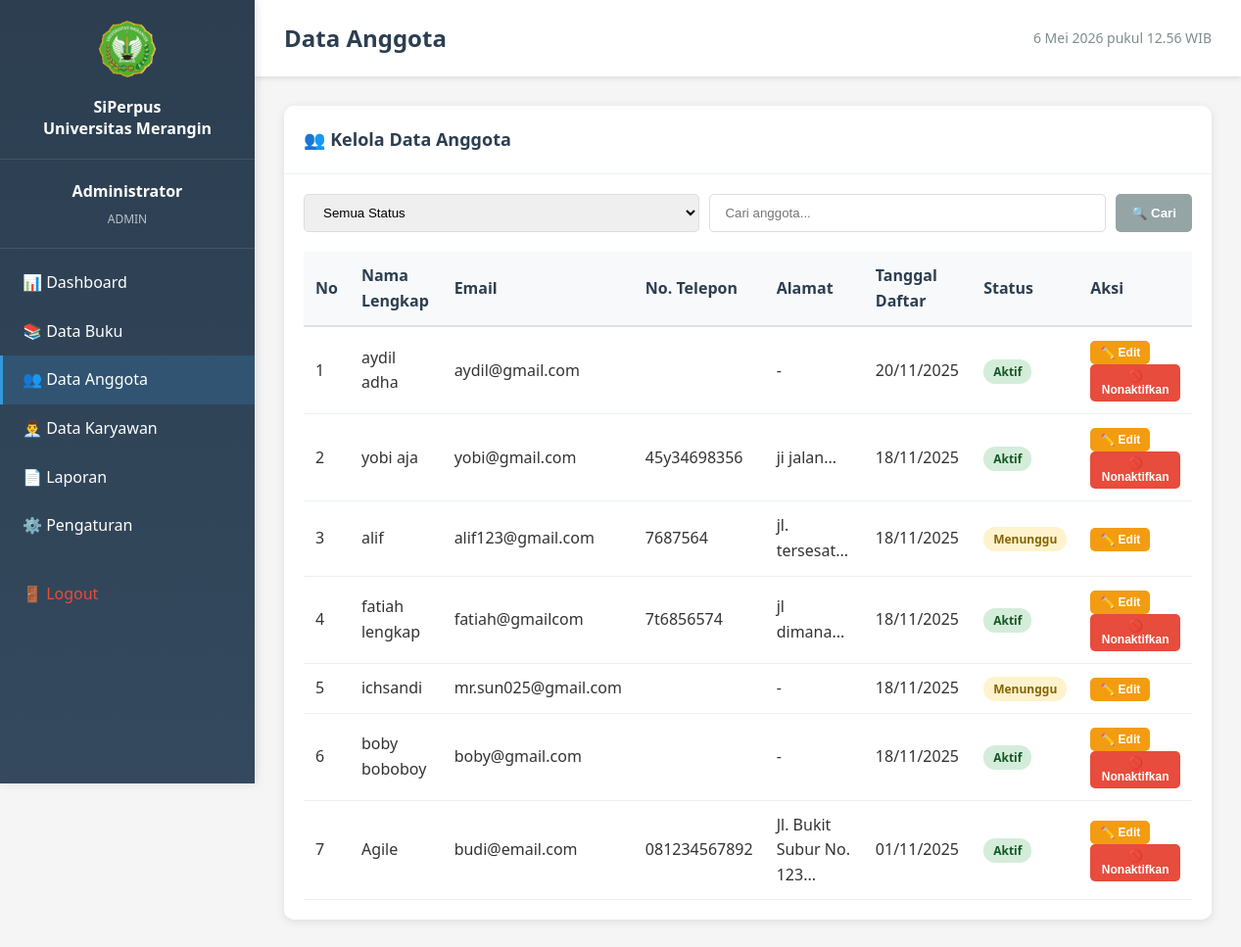
The page /admin/data-anggota.php (signed in) on the database its author committed.
### tables this page shows
CREATE TABLE `anggota` (
  `id_anggota` int(11) NOT NULL,
  `id_user` int(11) DEFAULT NULL,
  `nama_lengkap` varchar(100) NOT NULL,
  `email` varchar(100) NOT NULL,
  `no_telepon` varchar(15) DEFAULT NULL,
  `alamat` text DEFAULT NULL,
  `foto_identitas` varchar(255) DEFAULT NULL,
  `status_verifikasi` enum('menunggu','aktif','nonaktif') DEFAULT 'menunggu',
  `tanggal_daftar` date NOT NULL
);

### config/database.php (called while the page is built, shortened)
<?php
$conn = mysqli_connect(DB_HOST, DB_USER, DB_PASS, DB_NAME);
mysqli_set_charset($conn, "utf8");
function query($sql) {
    global $conn;
    $result = mysqli_query($conn, $sql);
    return $result;
}
?>

### admin/data-anggota.php (the view, shortened to what this page needs)
<?php
require_once '../config/database.php';
$page_title = 'Data Anggota';
$filter = isset($_GET['status']) ? escape($_GET['status']) : 'all';
$keyword = isset($_GET['keyword']) ? escape($_GET['keyword']) : '';
$where = "WHERE 1=1";
$anggota_list = query("SELECT a.*, u.username, u.status as user_status
                       FROM anggota a
                       LEFT JOIN users u ON a.id_user = u.id_user
                       $where
                       ORDER BY a.tanggal_daftar DESC");
include '../includes/header.php';
?>
<div class="card">
    <div class="card-header">
        <h3>👥 Kelola Data Anggota</h3>
    </div>
    <div class="card-body">
        <div class="filter-box">
            <form method="GET" action="" class="filter-form">
                <select name="status" onchange="this.form.submit()">
                    <option value="all" <?php echo $filter == 'all' ? 'selected' : ''; ?>>Semua Status</option>
                </select>
                <input type="text" name="keyword" placeholder="Cari anggota..." value="<?php echo $keyword; ?>">
                <button type="submit" class="btn btn-secondary">🔍 Cari</button>
            </form>
        </div>
        <table class="table">
            <thead>
                <tr>
                    <th>No</th>
                    <th>Nama Lengkap</th>
                    <th>Email</th>
                    <th>No. Telepon</th>
                    <th>Alamat</th>
                    <th>Tanggal Daftar</th>
                    <th>Status</th>
                    <th>Aksi</th>
                </tr>
            </thead>
            <tbody>
                <?php
                $no = 1;
                while($row = mysqli_fetch_assoc($anggota_list)):
                ?>
                <tr>
                    <td><?php echo $no++; ?></td>
                    <td><?php echo $row['nama_lengkap']; ?></td>
                    <td><?php echo $row['email']; ?></td>
                    <td><?php echo $row['no_telepon']; ?></td>
                    <td><?php echo $row['alamat'] ? mb_substr($row['alamat'], 0, 30) . '...' : '-'; ?></td>
                    <td><?php echo date('d/m/Y', strtotime($row['tanggal_daftar'])); ?></td>
                    <td>
                        <?php if ($row['status_verifikasi'] == 'aktif'): ?>
                            <span class="badge badge-success">Aktif</span>
                        <?php elseif ($row['status_verifikasi'] == 'menunggu'): ?>
                            <span class="badge badge-warning">Menunggu</span>
                        <?php else: ?>
                            <span class="badge badge-danger">Nonaktif</span>
                        <?php endif; ?>
                    </td>
                    <td>
                        <button class="btn btn-sm btn-warning" onclick='editAnggota(<?php echo json_encode($row); ?>)'>✏️ Edit</button>
                        <?php if ($row['status_verifikasi'] == 'aktif'): ?>
                            <button class="btn btn-sm btn-danger" onclick="nonaktifkanAnggota(<?php echo $row['id_anggota']; ?>, '<?php echo addslashes($row['nama_lengkap']); ?>')">🚫 Nonaktifkan</button>
                        <?php elseif ($row['status_verifikasi'] == 'nonaktif'): ?>
                            <button class="btn btn-sm btn-success" onclick="aktifkanAnggota(<?php echo $row['id_anggota']; ?>, '<?php echo addslashes($row['nama_lengkap']); ?>')">✅ Aktifkan</button>
                        <?php endif; ?>
                    </td>
                </tr>
                <?php endwhile; ?>
            </tbody>
        </table>
    </div>
</div>
<?php include '../includes/footer.php'; ?>

### includes/header.php (shortened to what this page needs)
<?php
require_once __DIR__ . '/../config/database.php';
?>
<!DOCTYPE html>
<html lang="id">
<head>
    <link rel="stylesheet" href="../assets/css/style.css">
    <link rel="stylesheet" href="../assets/css/dashboard.css">
</head>
<body>
    <div class="dashboard-container">
        <aside class="sidebar">
            <div class="sidebar-header">
                <img src="../assets/img/logo.png" alt="Logo" class="sidebar-logo" onerror="this.style.display='none'">
                <h3>SiPerpus<br>Universitas Merangin</h3>
            </div>
            <div class="user-info">
                <p class="user-name"><?php echo $_SESSION['nama_lengkap']; ?></p>
                <p class="user-role"><?php echo ucfirst($_SESSION['role']); ?></p>
            </div>
            <nav class="sidebar-nav">
                <?php if ($_SESSION['role'] == 'admin'): ?>
                    <a href="index.php" class="nav-link <?php echo basename($_SERVER['PHP_SELF']) == 'index.php' ? 'active' : ''; ?>">
                        📊 Dashboard
                    </a>
                    <a href="data-buku.php" class="nav-link <?php echo basename($_SERVER['PHP_SELF']) == 'data-buku.php' ? 'active' : ''; ?>">
                        📚 Data Buku
                    </a>
                    <a href="data-anggota.php" class="nav-link <?php echo basename($_SERVER['PHP_SELF']) == 'data-anggota.php' ? 'active' : ''; ?>">
                        👥 Data Anggota
                    </a>
                    <a href="data-karyawan.php" class="nav-link <?php echo basename($_SERVER['PHP_SELF']) == 'data-karyawan.php' ? 'active' : ''; ?>">
                        👨‍💼 Data Karyawan
                    </a>
                    <a href="laporan.php" class="nav-link <?php echo basename($_SERVER['PHP_SELF']) == 'laporan.php' ? 'active' : ''; ?>">
                        📄 Laporan
                    </a>
                    <a href="pengaturan.php" class="nav-link <?php echo basename($_SERVER['PHP_SELF']) == 'pengaturan.php' ? 'active' : ''; ?>">
                        ⚙️ Pengaturan
                    </a>
                <?php endif; ?>
                <a href="../auth/logout.php" class="nav-link logout">
                    🚪 Logout
                </a>
            </nav>
        </aside>
        <main class="main-content">
            <header class="content-header">
                <h1><?php echo isset($page_title) ? $page_title : 'Dashboard'; ?></h1>
                <div class="header-actions">
                    <span class="datetime"><?php echo date('d F Y, H:i'); ?> WIB</span>
                </div>
            </header>
            <div class="content-body">

### includes/footer.php (shortened to what this page needs)
            </div>
        </main>
    </div>
</body>
</html>

### assets/css/style.css (style rules this page uses)
* { margin: 0; padding: 0; box-sizing: border-box; }
body { font-family: "Segoe UI", Tahoma, Geneva, Verdana, sans-serif; line-height: 1.6; color: #333; background-color: #f5f5f5; }
.btn { padding: 12px 30px; text-decoration: none; border-radius: 5px; font-weight: 600; transition: all 0.3s; display: inline-block; }
.btn-secondary { background-color: transparent; color: white; border: 2px solid white; }

### assets/css/dashboard.css (style rules this page uses)
.dashboard-container { display: flex; min-height: 100vh; background-color: #f5f5f5; }
.sidebar { width: 260px; background: linear-gradient(180deg, #2c3e50 0%, #34495e 100%); color: white; position: fixed; height: 100vh; overflow-y: auto; box-shadow: 2px 0 10px rgba(0, 0, 0, 0.1); }
.sidebar-header { padding: 20px; text-align: center; border-bottom: 1px solid rgba(255, 255, 255, 0.1); }
.sidebar-logo { width: 60px; height: 60px; margin-bottom: 10px; }
.sidebar-header h3 { font-size: 16px; margin: 0; line-height: 1.4; }
.user-info { padding: 20px; text-align: center; border-bottom: 1px solid rgba(255, 255, 255, 0.1); }
.user-name { font-weight: 600; margin-bottom: 5px; }
.user-role { font-size: 12px; color: #bdc3c7; text-transform: uppercase; }
.sidebar-nav { padding: 10px 0; }
.nav-link { display: block; padding: 12px 20px; color: white; text-decoration: none; transition: all 0.3s; border-left: 3px solid transparent; }
.nav-link.active { background-color: rgba(52, 152, 219, 0.2); border-left-color: #3498db; }
.nav-link.logout { color: #e74c3c; margin-top: 20px; }
.main-content { flex: 1; margin-left: 260px; padding: 0; }
.content-header { background: white; padding: 20px 30px; box-shadow: 0 2px 5px rgba(0, 0, 0, 0.1); display: flex; justify-content: space-between; align-items: center; }
.content-header h1 { font-size: 24px; color: #2c3e50; margin: 0; }
.header-actions { display: flex; gap: 15px; align-items: center; }
.datetime { color: #7f8c8d; font-size: 14px; }
.content-body { padding: 30px; }
.card { background: white; border-radius: 10px; box-shadow: 0 2px 10px rgba(0, 0, 0, 0.1); margin-bottom: 20px; }
.card-header { padding: 20px; border-bottom: 1px solid #ecf0f1; }
.card-header h3 { margin: 0; color: #2c3e50; font-size: 18px; }
.card-body { padding: 20px; }
.table { width: 100%; border-collapse: collapse; margin-top: 15px; }
.table thead { background-color: #f8f9fa; }
.table th { padding: 12px; text-align: left; font-weight: 600; color: #2c3e50; border-bottom: 2px solid #dee2e6; }
.table td { padding: 12px; border-bottom: 1px solid #ecf0f1; }
.badge { padding: 4px 10px; border-radius: 12px; font-size: 12px; font-weight: 600; }
.badge-success { background-color: #d4edda; color: #155724; }
.badge-warning { background-color: #fff3cd; color: #856404; }
.btn { padding: 8px 16px; border-radius: 5px; border: none; cursor: pointer; font-weight: 600; transition: all 0.3s; text-decoration: none; display: inline-block; }
.btn-secondary { background-color: #95a5a6; color: white; }
.btn-warning { background-color: #f39c12; color: white; }
.btn-danger { background-color: #e74c3c; color: white; }
.btn-sm { padding: 5px 10px; font-size: 12px; }
.search-box, .filter-box { margin-bottom: 20px; }
.search-box form, .filter-box .filter-form { display: flex; gap: 10px; }
.search-box input, .filter-box input, .filter-box select { padding: 10px 15px; border: 1px solid #ddd; border-radius: 5px; flex: 1; }

### rows shown on the page
anggota: nama_lengkap "aydil adha", email "aydil@gmail.com", tanggal_daftar "20/11/2025", status_verifikasi "Aktif"
anggota: nama_lengkap "yobi aja", email "yobi@gmail.com", no_telepon "45y34698356", alamat "ji jalan", tanggal_daftar "18/11/2025", status_verifikasi "Aktif"
anggota: nama_lengkap "alif", email "alif123@gmail.com", no_telepon "7687564", alamat "jl. tersesat", tanggal_daftar "18/11/2025", status_verifikasi "Menunggu"
anggota: nama_lengkap "fatiah lengkap", email "fatiah@gmailcom", no_telepon "7t6856574", alamat "jl dimana", tanggal_daftar "18/11/2025", status_verifikasi "Aktif"
anggota: nama_lengkap "ichsandi", email "mr.sun025@gmail.com", tanggal_daftar "18/11/2025", status_verifikasi "Menunggu"
anggota: nama_lengkap "boby boboboy", email "boby@gmail.com", tanggal_daftar "18/11/2025", status_verifikasi "Aktif"
anggota: nama_lengkap "Agile", email "budi@email.com", no_telepon "081234567892", alamat "Jl. Bukit Subur No. 123", tanggal_daftar "01/11/2025", status_verifikasi "Aktif"

### other values the page prints
$_SESSION['nama_lengkap'] "Administrator"
$_SESSION['role'] "ADMIN"
$page_title "Data Anggota"
